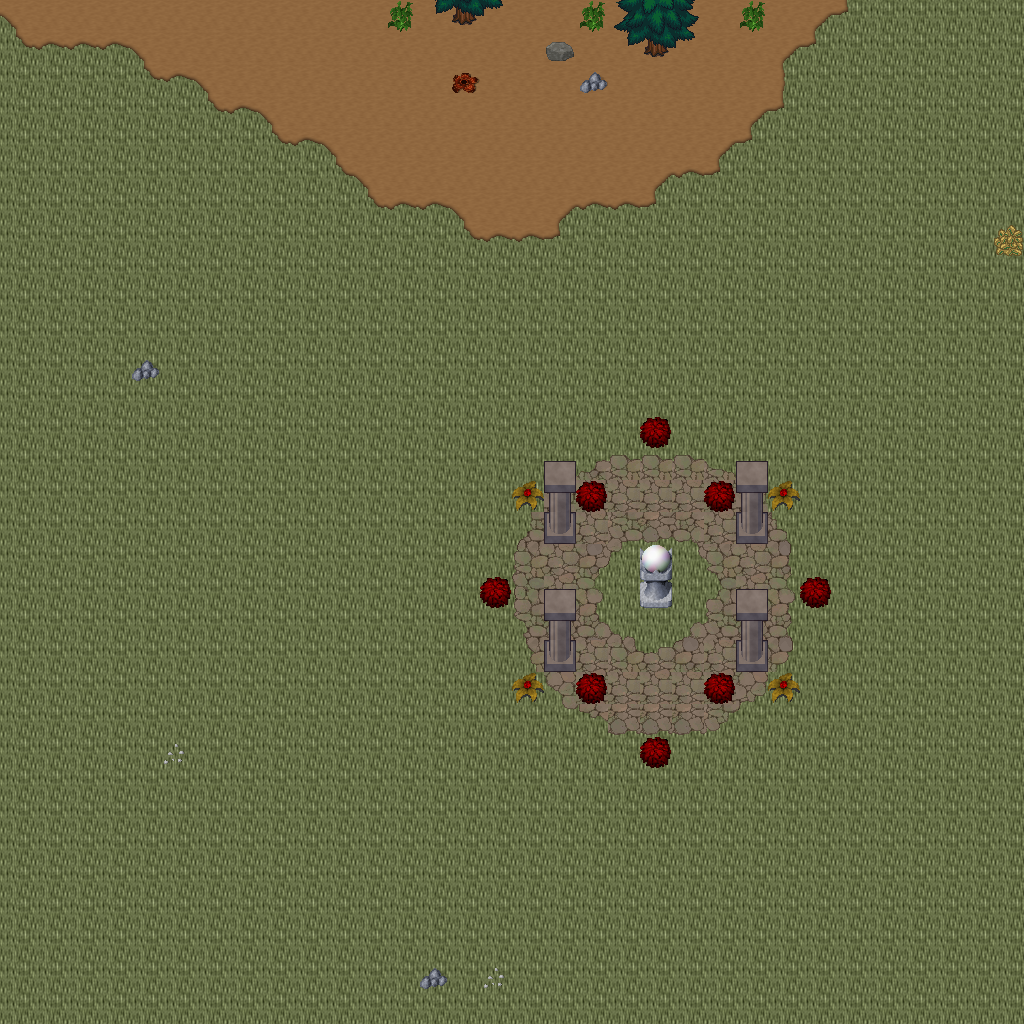

Rendered tile map (Tiled .tmx) drawn with the repository's tilesets; below, a short description and the map source with its tile grids summarised:
An orthogonal 32x32 tile map with 32x32 px tiles, 5 tile layers (Ground, Objects, Objects2, Above, ...), 1 hidden layer not drawn, 23 tilesets.

<map version="1.10" tiledversion="1.11.0" orientation="orthogonal" renderorder="right-down" width="32" height="32" tilewidth="32" tileheight="32" infinite="0" nextlayerid="11" nextobjectid="1">
 <tileset firstgid="1" name="ground_ground" tilewidth="32" tileheight="32" tilecount="33" columns="3">
  <image source="../drawable/ground_ground.png" width="96" height="352" />
 </tileset>
 <tileset firstgid="34" name="ground_ridge_earth_dark" tilewidth="32" tileheight="32" tilecount="96" columns="12">
  <image source="../drawable/ground_ridge_earth_dark.png" width="384" height="256" />
 </tileset>
 <tileset firstgid="130" name="logic_collision" tilewidth="32" tileheight="32" tilecount="1" columns="1">
  <image source="../drawable/logic_collision.png" width="32" height="32" />
 </tileset>
 <tileset firstgid="131" name="logic_creature_animal" tilewidth="32" tileheight="32" tilecount="32" columns="8">
  <image source="../drawable/logic_creature_animal.png" width="256" height="128" />
 </tileset>
 <tileset firstgid="163" name="ground_earth_edges" tilewidth="32" tileheight="32" tilecount="18" columns="6">
  <image source="../drawable/ground_earth_edges.png" width="192" height="96" />
 </tileset>
 <tileset firstgid="181" name="plant_grasses" tilewidth="32" tileheight="32" tilecount="6" columns="3">
  <image source="../drawable/plant_grasses.png" width="96" height="64" />
 </tileset>
 <tileset firstgid="187" name="ground_earth_edges_yellowgreen" tilewidth="32" tileheight="32" tilecount="15" columns="5">
  <image source="../drawable/ground_earth_edges_yellowgreen.png" width="160" height="96" />
 </tileset>
 <tileset firstgid="202" name="ground_grass_corners" tilewidth="32" tileheight="32" tilecount="24" columns="6">
  <image source="../drawable/ground_grass_corners.png" width="192" height="128" />
 </tileset>
 <tileset firstgid="226" name="plant_tree_tree_darkgreen" tilewidth="32" tileheight="32" tilecount="88" columns="8">
  <image source="../drawable/plant_tree_tree_darkgreen.png" width="256" height="352" />
 </tileset>
 <tileset firstgid="314" name="plant_tree_evergreen" tilewidth="32" tileheight="32" tilecount="36" columns="3">
  <image source="../drawable/plant_tree_evergreen.png" width="96" height="384" />
 </tileset>
 <tileset firstgid="350" name="plant_bush_various_small" tilewidth="32" tileheight="32" tilecount="9" columns="3">
  <image source="../drawable/plant_bush_various_small.png" width="96" height="96" />
 </tileset>
 <tileset firstgid="359" name="plant_bush_bushes" tilewidth="32" tileheight="32" tilecount="10" columns="5">
  <image source="../drawable/plant_bush_bushes.png" width="160" height="64" />
 </tileset>
 <tileset firstgid="369" name="building_decoration_rocks" tilewidth="32" tileheight="32" tilecount="6" columns="3">
  <image source="../drawable/building_decoration_rocks.png" width="96" height="64" />
 </tileset>
 <tileset firstgid="375" name="ground_stonecircle" tilewidth="32" tileheight="32" tilecount="81" columns="9">
  <image source="../drawable/ground_stonecircle.png" width="288" height="288" />
 </tileset>
 <tileset firstgid="456" name="ground_rock_rocks" tilewidth="32" tileheight="32" tilecount="4" columns="2">
  <image source="../drawable/ground_rock_rocks.png" width="64" height="64" />
 </tileset>
 <tileset firstgid="460" name="building_decoration_orbpedestal" tilewidth="32" tileheight="32" tilecount="2" columns="1">
  <image source="../drawable/building_decoration_orbpedestal.png" width="32" height="64" />
 </tileset>
 <tileset firstgid="462" name="building_house_chalet" tilewidth="32" tileheight="32" tilecount="56" columns="7">
  <image source="../drawable/building_house_chalet.png" width="224" height="256" />
 </tileset>
 <tileset firstgid="518" name="building_tower_chalet" tilewidth="32" tileheight="32" tilecount="16" columns="2">
  <image source="../drawable/building_tower_chalet.png" width="64" height="256" />
 </tileset>
 <tileset firstgid="534" name="plant_bush_bush_pinks" tilewidth="32" tileheight="32" tilecount="4" columns="2">
  <image source="../drawable/plant_bush_bush_pinks.png" width="64" height="64" />
 </tileset>
 <tileset firstgid="538" name="ground_dry_grass" tilewidth="32" tileheight="32" tilecount="54" columns="9">
  <image source="../drawable/ground_dry_grass.png" width="288" height="192" />
 </tileset>
 <tileset firstgid="592" name="object_rock_pillars_stone" tilewidth="32" tileheight="32" tilecount="36" columns="6">
  <image source="../drawable/object_rock_pillars_stone.png" width="192" height="192" />
 </tileset>
 <tileset firstgid="628" name="building_door_brown_door" tilewidth="32" tileheight="32" tilecount="3" columns="1">
  <image source="../drawable/building_door_brown_door.png" width="32" height="96" />
 </tileset>
 <tileset firstgid="631" name="logic_creature_fowl" tilewidth="32" tileheight="32" tilecount="6" columns="6">
  <image source="../drawable/logic_creature_fowl.png" width="192" height="32" />
 </tileset>
 <layer id="1" name="Ground" width="32" height="32">
  <data>[1024 cells, 1024 non-empty, 2 distinct tile ids]</data>
 </layer>
 <layer id="2" name="Objects" width="32" height="32">
  <data>[1024 cells, 131 non-empty, 63 distinct tile ids]</data>
 </layer>
 <layer id="3" name="Objects2" width="32" height="32">
  <data>[1024 cells, 12 non-empty, 2 distinct tile ids]</data>
 </layer>
 <layer id="4" name="Above" width="32" height="32">
  <data>[1024 cells, 16 non-empty, 8 distinct tile ids]</data>
 </layer>
 <layer id="5" name="Above2" width="32" height="32">
  <data>[1024 cells, 0 non-empty, 0 distinct tile ids]</data>
 </layer>
 <layer id="6" name="Walkable" width="32" height="32" visible="0">
  <data>[1024 cells, 28 non-empty, 1 distinct tile ids]</data>
 </layer>
 <objectgroup id="7" name="Mapevents" />
 <objectgroup id="8" name="Spawn" />
 <objectgroup id="9" name="Keys" />
 <objectgroup id="10" name="Replace" />
</map>
